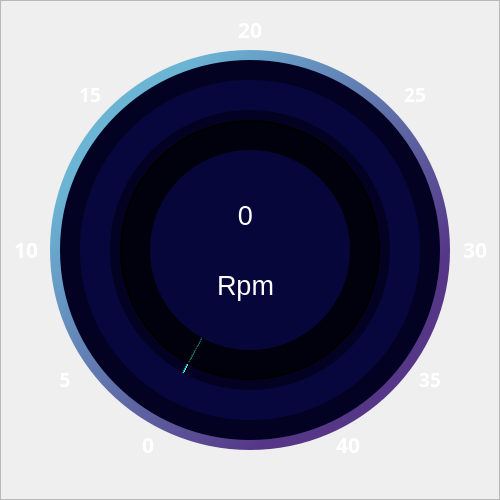
      <widget class="QFrame" name="rpmFrame">
       <property name="geometry">
        <rect>
         <x>100</x>
         <y>110</y>
         <width>500</width>
         <height>500</height>
        </rect>
       </property>
       <property name="styleSheet">
        <string notr="true">background-color: none;</string>
       </property>
       <property name="frameShape">
        <enum>QFrame::StyledPanel</enum>
       </property>
       <property name="frameShadow">
        <enum>QFrame::Raised</enum>
       </property>
       <widget class="QLabel" name="label10">
        <property name="geometry">
         <rect>
          <x>10</x>
          <y>230</y>
          <width>32</width>
          <height>40</height>
         </rect>
        </property>
        <property name="maximumSize">
         <size>
          <width>47</width>
          <height>16777215</height>
         </size>
        </property>
        <property name="font">
         <font>
          <pointsize>15</pointsize>
         </font>
        </property>
        <property name="styleSheet">
         <string notr="true">color: rgb(255, 255, 255);
background-color: none;</string>
        </property>
        <property name="text">
         <string>&lt;p&gt;&lt;span style=&quot; font-size:16pt; font-weight:600;font-family:Arial Black&quot;&gt;10&lt;/span&gt;&lt;/p&gt;</string>
        </property>
        <property name="alignment">
         <set>Qt::AlignCenter</set>
        </property>
       </widget>
       <widget class="QLabel" name="label30">
        <property name="geometry">
         <rect>
          <x>460</x>
          <y>230</y>
          <width>30</width>
          <height>40</height>
         </rect>
        </property>
        <property name="maximumSize">
         <size>
          <width>47</width>
          <height>16777215</height>
         </size>
        </property>
        <property name="font">
         <font>
          <pointsize>15</pointsize>
         </font>
        </property>
        <property name="styleSheet">
         <string notr="true">color: rgb(255, 255, 255);
background-color: none;</string>
        </property>
        <property name="text">
         <string>&lt;p&gt;&lt;span style=&quot; font-size:16pt; font-weight:600;font-family:Arial Black&quot;&gt;30&lt;/span&gt;&lt;/p&gt;</string>
        </property>
        <property name="alignment">
         <set>Qt::AlignCenter</set>
        </property>
       </widget>
       <widget class="QLabel" name="label20">
        <property name="geometry">
         <rect>
          <x>235</x>
          <y>10</y>
          <width>30</width>
          <height>40</height>
         </rect>
        </property>
        <property name="maximumSize">
         <size>
          <width>47</width>
          <height>16777215</height>
         </size>
        </property>
        <property name="font">
         <font>
          <pointsize>15</pointsize>
         </font>
        </property>
        <property name="styleSheet">
         <string notr="true">color: rgb(255, 255, 255);
background-color: none;</string>
        </property>
        <property name="text">
         <string>&lt;p&gt;&lt;span style=&quot; font-size:16pt; font-weight:600;font-family:Arial Black&quot;&gt;20&lt;/span&gt;&lt;/p&gt;</string>
        </property>
        <property name="alignment">
         <set>Qt::AlignCenter</set>
        </property>
       </widget>
       <widget class="QFrame" name="rpmGradient">
        <property name="geometry">
         <rect>
          <x>50</x>
          <y>50</y>
          <width>400</width>
          <height>400</height>
         </rect>
        </property>
        <property name="styleSheet">
         <string notr="true">border-radius: 200px;
background-color: qlineargradient(spread:pad, x1:0, y1:0, x2:1, y2:0.977273, stop:0.191111 rgba(107, 180, 212, 255), stop:0.762222 rgba(86, 55, 135, 255));</string>
        </property>
        <property name="frameShape">
         <enum>QFrame::StyledPanel</enum>
        </property>
        <property name="frameShadow">
         <enum>QFrame::Raised</enum>
        </property>
       </widget>
       <widget class="QLabel" name="label0">
        <property name="geometry">
         <rect>
          <x>133</x>
          <y>425</y>
          <width>30</width>
          <height>40</height>
         </rect>
        </property>
        <property name="maximumSize">
         <size>
          <width>47</width>
          <height>16777215</height>
         </size>
        </property>
        <property name="font">
         <font>
          <pointsize>15</pointsize>
          <bold>true</bold>
         </font>
        </property>
        <property name="styleSheet">
         <string notr="true">color: rgb(255, 255, 255);
background-color:#00000000;</string>
        </property>
        <property name="text">
         <string>&lt;p&gt;&lt;span style=&quot; font-size:16pt; font-weight:600;font-family:Arial Black&quot;&gt;0&lt;/span&gt;&lt;/p&gt;</string>
        </property>
        <property name="alignment">
         <set>Qt::AlignCenter</set>
        </property>
       </widget>
       <widget class="QLabel" name="label5">
        <property name="geometry">
         <rect>
          <x>50</x>
          <y>360</y>
          <width>30</width>
          <height>40</height>
         </rect>
        </property>
        <property name="maximumSize">
         <size>
          <width>47</width>
          <height>16777215</height>
         </size>
        </property>
        <property name="font">
         <font>
          <pointsize>12</pointsize>
         </font>
        </property>
        <property name="styleSheet">
         <string notr="true">color: rgb(255, 255, 255);
background-color:#00000000;</string>
        </property>
        <property name="text">
         <string>&lt;p&gt;&lt;span style=&quot; font-size:14pt; font-weight:600;font-family:Arial Black&quot;&gt;5&lt;/span&gt;&lt;/p&gt;</string>
        </property>
        <property name="alignment">
         <set>Qt::AlignCenter</set>
        </property>
       </widget>
       <widget class="QLabel" name="label40">
        <property name="geometry">
         <rect>
          <x>333</x>
          <y>425</y>
          <width>30</width>
          <height>40</height>
         </rect>
        </property>
        <property name="maximumSize">
         <size>
          <width>47</width>
          <height>16777215</height>
         </size>
        </property>
        <property name="font">
         <font>
          <pointsize>15</pointsize>
         </font>
        </property>
        <property name="styleSheet">
         <string notr="true">color: rgb(255, 255, 255);
background-color:#00000000;</string>
        </property>
        <property name="text">
         <string>&lt;p&gt;&lt;span style=&quot; font-size:16pt; font-weight:600;font-family:Arial Black;&quot;&gt;40&lt;/span&gt;&lt;/p&gt;</string>
        </property>
        <property name="alignment">
         <set>Qt::AlignCenter</set>
        </property>
       </widget>
       <widget class="QLabel" name="label35">
        <property name="geometry">
         <rect>
          <x>415</x>
          <y>360</y>
          <width>30</width>
          <height>40</height>
         </rect>
        </property>
        <property name="maximumSize">
         <size>
          <width>47</width>
          <height>16777215</height>
         </size>
        </property>
        <property name="font">
         <font>
          <pointsize>12</pointsize>
         </font>
        </property>
        <property name="styleSheet">
         <string notr="true">color: rgb(255, 255, 255);
background-color:#00000000;</string>
        </property>
        <property name="text">
         <string>&lt;p&gt;&lt;span style=&quot; font-size:14pt; font-weight:600;font-family:Arial Black;&quot;&gt;35&lt;/span&gt;&lt;/p&gt;</string>
        </property>
        <property name="alignment">
         <set>Qt::AlignCenter</set>
        </property>
       </widget>
       <widget class="QFrame" name="rpmFrame1">
        <property name="geometry">
         <rect>
          <x>60</x>
          <y>60</y>
          <width>380</width>
          <height>380</height>
         </rect>
        </property>
        <property name="styleSheet">
         <string notr="true">background-color: rgb(3, 2, 34);
border-radius: 190px;</string>
        </property>
        <property name="frameShape">
         <enum>QFrame::StyledPanel</enum>
        </property>
        <property name="frameShadow">
         <enum>QFrame::Raised</enum>
        </property>
       </widget>
       <widget class="QFrame" name="rpmFrame2">
        <property name="geometry">
         <rect>
          <x>80</x>
          <y>80</y>
          <width>340</width>
          <height>340</height>
         </rect>
        </property>
        <property name="styleSheet">
         <string notr="true">background-color: rgb(7, 7, 61);
border-radius: 170px;</string>
        </property>
        <property name="frameShape">
         <enum>QFrame::StyledPanel</enum>
        </property>
        <property name="frameShadow">
         <enum>QFrame::Raised</enum>
        </property>
       </widget>
       <widget class="QFrame" name="rpmFrame3">
        <property name="geometry">
         <rect>
          <x>110</x>
          <y>110</y>
          <width>280</width>
          <height>280</height>
         </rect>
        </property>
        <property name="styleSheet">
         <string notr="true">
border-radius: 140px;
background-color: rgb(255, 255, 255);
background-color: rgb(3, 2, 34);</string>
        </property>
        <property name="frameShape">
         <enum>QFrame::StyledPanel</enum>
        </property>
        <property name="frameShadow">
         <enum>QFrame::Raised</enum>
        </property>
       </widget>
       <widget class="QFrame" name="rpmFrame4">
        <property name="geometry">
         <rect>
          <x>150</x>
          <y>150</y>
          <width>200</width>
          <height>200</height>
         </rect>
        </property>
        <property name="styleSheet">
         <string notr="true">background-color: rgb(6, 6, 58);
border-radius:100px;</string>
        </property>
        <property name="frameShape">
         <enum>QFrame::StyledPanel</enum>
        </property>
        <property name="frameShadow">
         <enum>QFrame::Raised</enum>
        </property>
        <widget class="QLabel" name="rpm">
         <property name="geometry">
          <rect>
           <x>50</x>
           <y>30</y>
           <width>91</width>
           <height>71</height>
          </rect>
         </property>
         <property name="font">
          <font>
           <pointsize>20</pointsize>
          </font>
         </property>
         <property name="styleSheet">
          <string notr="true">color: #ffffff</string>
         </property>
         <property name="text">
          <string>0</string>
         </property>
         <property name="alignment">
          <set>Qt::AlignCenter</set>
         </property>
        </widget>
        <widget class="QLabel" name="sabitRpm">
         <property name="geometry">
          <rect>
           <x>50</x>
           <y>100</y>
           <width>91</width>
           <height>71</height>
          </rect>
         </property>
         <property name="font">
          <font>
           <pointsize>20</pointsize>
          </font>
         </property>
         <property name="styleSheet">
          <string notr="true">color: #ffffff</string>
         </property>
         <property name="text">
          <string>Rpm</string>
         </property>
         <property name="alignment">
          <set>Qt::AlignCenter</set>
         </property>
        </widget>
       </widget>
       <widget class="QFrame" name="rpmProgress">
        <property name="geometry">
         <rect>
          <x>110</x>
          <y>110</y>
          <width>280</width>
          <height>280</height>
         </rect>
        </property>
        <property name="styleSheet">
         <string notr="true">background-color: qconicalgradient(cx:0.5, cy:0.5, angle:242.2, stop:0.998 rgba(0, 0, 0, 0), stop:0.9999 rgba(64, 249, 243, 255));
border-radius: 140px;

</string>
        </property>
        <property name="frameShape">
         <enum>QFrame::StyledPanel</enum>
        </property>
        <property name="frameShadow">
         <enum>QFrame::Raised</enum>
        </property>
        <widget class="QFrame" name="rpmGolge">
         <property name="geometry">
          <rect>
           <x>10</x>
           <y>10</y>
           <width>260</width>
           <height>260</height>
          </rect>
         </property>
         <property name="styleSheet">
          <string notr="true">border-radius: 130px;
background-color: rgba(0, 0, 0,150);
border-width: 2px;
border-style: solid;</string>
         </property>
         <property name="frameShape">
          <enum>QFrame::StyledPanel</enum>
         </property>
         <property name="frameShadow">
          <enum>QFrame::Raised</enum>
         </property>
        </widget>
       </widget>
       <widget class="QLabel" name="label15">
        <property name="geometry">
         <rect>
          <x>75</x>
          <y>75</y>
          <width>30</width>
          <height>40</height>
         </rect>
        </property>
        <property name="maximumSize">
         <size>
          <width>47</width>
          <height>16777215</height>
         </size>
        </property>
        <property name="font">
         <font>
          <pointsize>15</pointsize>
         </font>
        </property>
        <property name="styleSheet">
         <string notr="true">color: rgb(255, 255, 255);
background-color: none;</string>
        </property>
        <property name="text">
         <string>&lt;p&gt;&lt;span style=&quot; font-size:14pt; font-weight:600;font-family:Arial Black&quot;&gt;15&lt;/span&gt;&lt;/p&gt;</string>
        </property>
        <property name="alignment">
         <set>Qt::AlignCenter</set>
        </property>
       </widget>
       <widget class="QLabel" name="label25">
        <property name="geometry">
         <rect>
          <x>400</x>
          <y>75</y>
          <width>30</width>
          <height>40</height>
         </rect>
        </property>
        <property name="maximumSize">
         <size>
          <width>47</width>
          <height>16777215</height>
         </size>
        </property>
        <property name="font">
         <font>
          <pointsize>15</pointsize>
         </font>
        </property>
        <property name="styleSheet">
         <string notr="true">color: rgb(255, 255, 255);
background-color: none;</string>
        </property>
        <property name="text">
         <string>&lt;p&gt;&lt;span style=&quot; font-size:14pt; font-weight:600;font-family:Arial Black&quot;&gt;25&lt;/span&gt;&lt;/p&gt;</string>
        </property>
        <property name="alignment">
         <set>Qt::AlignCenter</set>
        </property>
       </widget>
       <zorder>rpmGradient</zorder>
       <zorder>rpmFrame1</zorder>
       <zorder>rpmFrame2</zorder>
       <zorder>rpmFrame3</zorder>
       <zorder>label0</zorder>
       <zorder>label10</zorder>
       <zorder>label15</zorder>
       <zorder>label25</zorder>
       <zorder>label20</zorder>
       <zorder>label30</zorder>
       <zorder>label35</zorder>
       <zorder>label40</zorder>
       <zorder>label5</zorder>
       <zorder>rpmProgress</zorder>
       <zorder>rpmFrame4</zorder>
      </widget>
